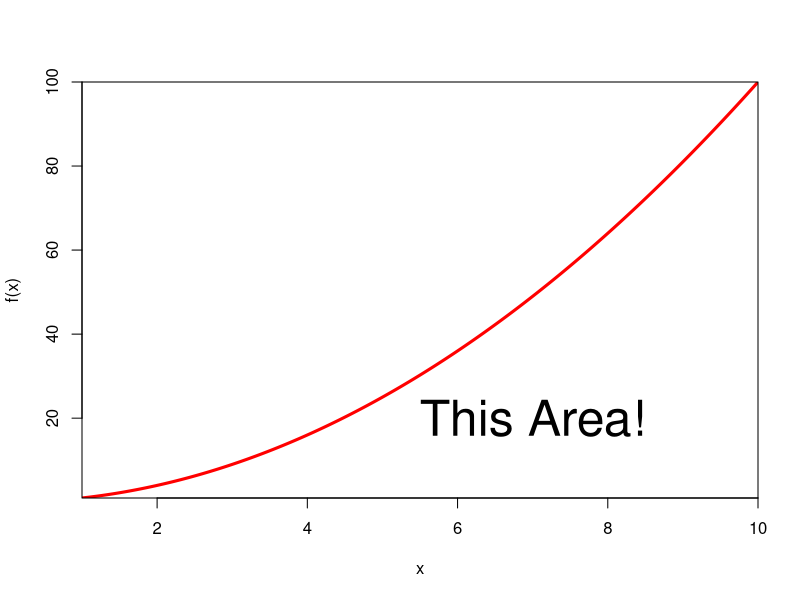
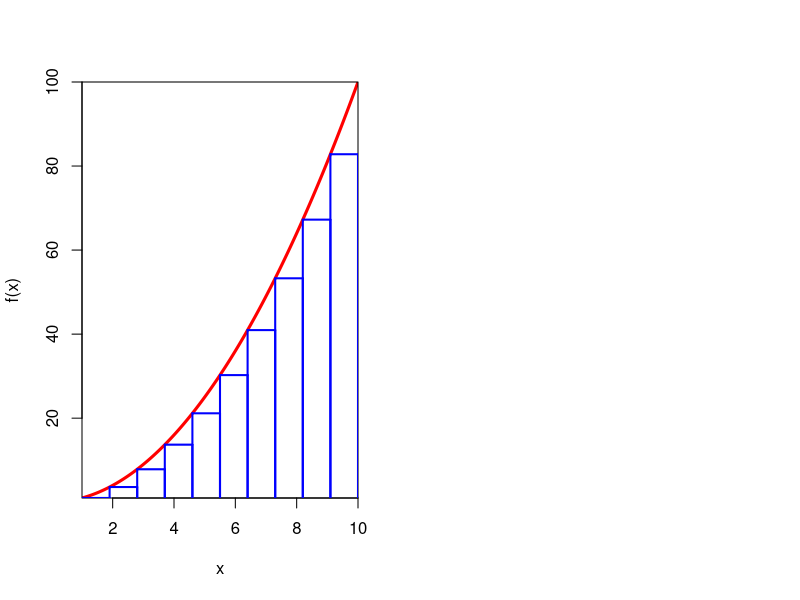
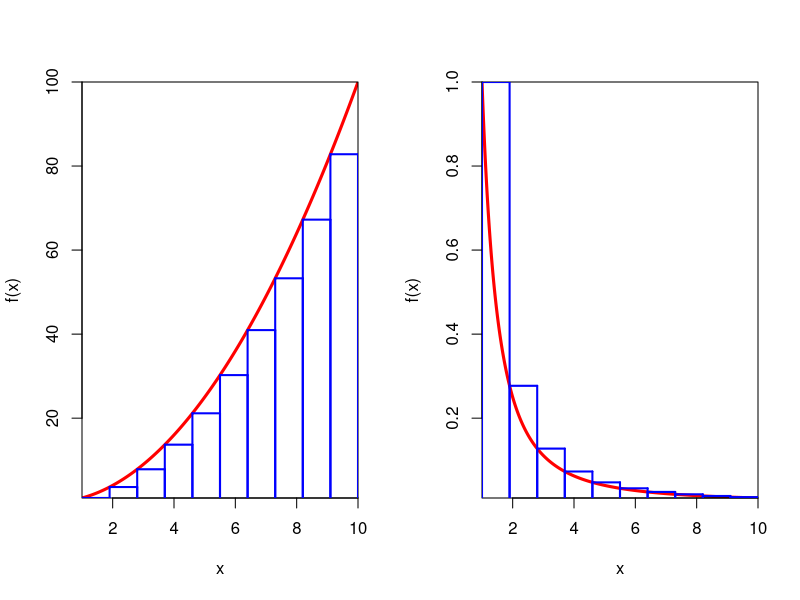
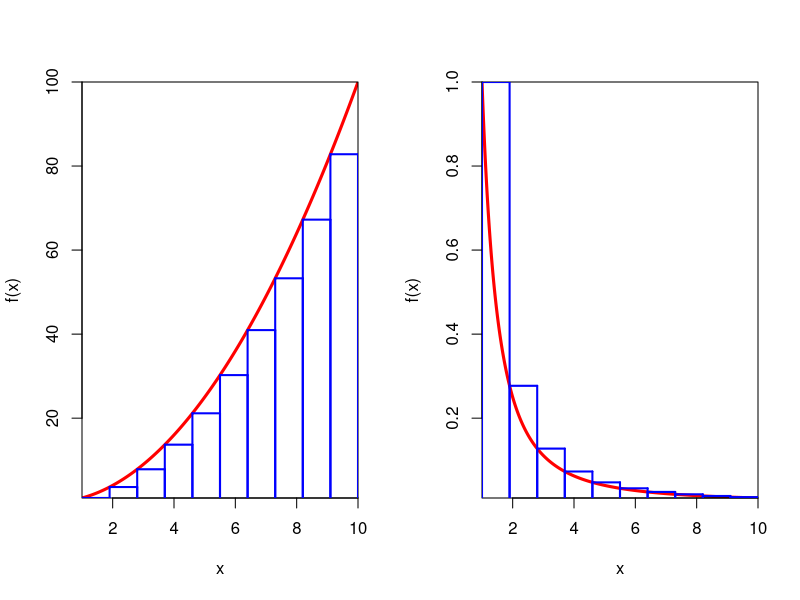
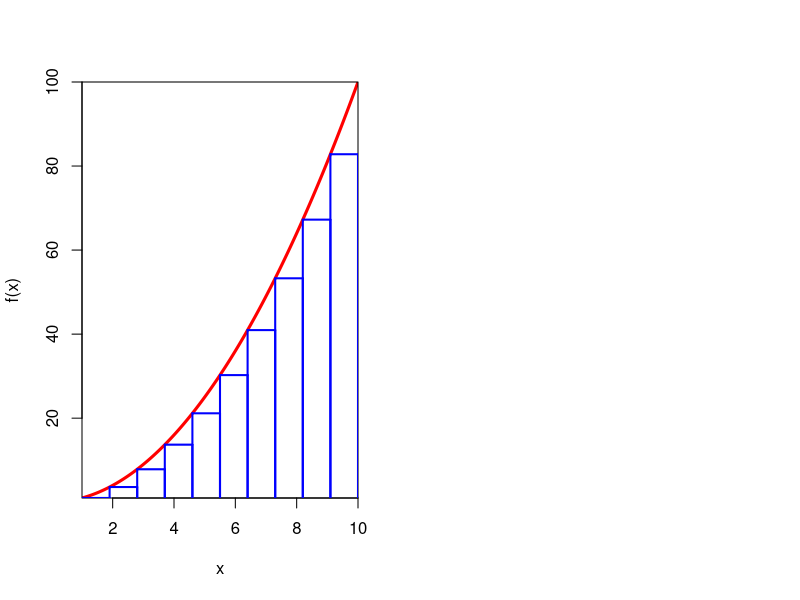
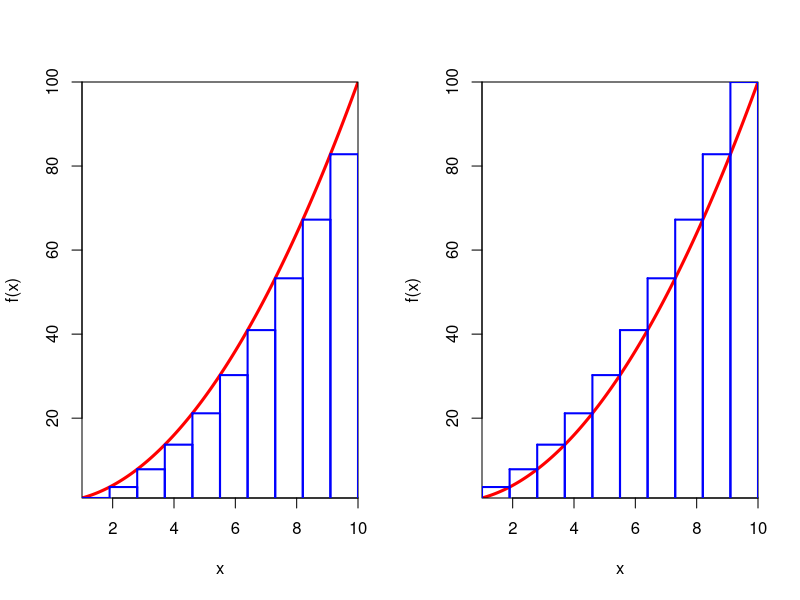
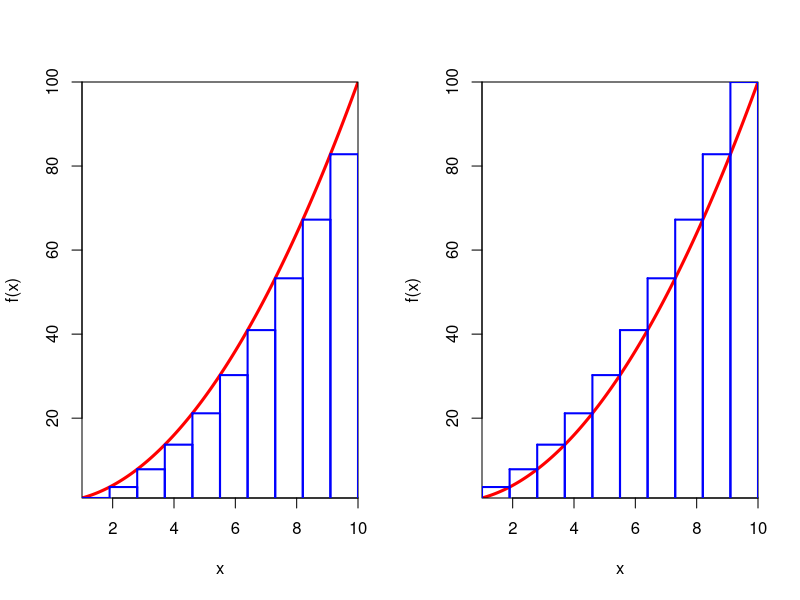
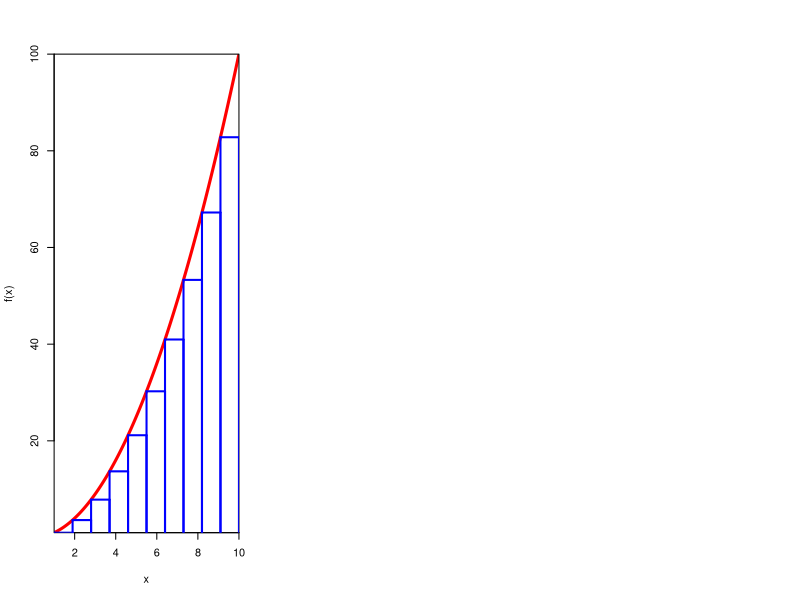

Here is the R script that generated these plots, in order:
## ---- chunk 1

plotRect <- function (range, f, numrect, type=c('Left-Hand Sum', 'Right-Hand Sum')){
    lh = min(range)
    rh = max(range)
    delta = (rh-lh)/numrect
    newrange = seq(lh, rh, .001)
    plot(newrange, f(newrange), type='l', lwd=3, col='red', yaxs='i', xaxs='i',
         xlab='x', ylab='f(x)')
    
    if (numrect==0) {return(recordPlot())}
    
    for (i in 1:numrect){
        # Set x and y values
        left <- lh + (i-1) * delta
        right <- lh + i * delta
        x <- seq(left, left + delta, .001)
        if (type=='Left-Hand Sum') height=f(left)
        else if (type=='Right-Hand Sum') height=f(right)
        # Draw the tops of the rectangles
        points(x, rep(height, length=length(x)), type='l', col='blue', lwd=2)
        # Draw the vertical edges
        points(c(left, left), c(0, height),type='l', col='blue', lwd=2)
        points(c(right, right), c(0, height),type='l', col='blue', lwd=2)
    }
    recordPlot()
}
## ---- chunk 2
z <-  plotRect(1:10, function(x){x^2}, 0, 'Left-Hand Sum')
#replayPlot(z)
text(7,20, labels="This Area!", cex=3)
## ---- chunk 3
par(mfcol=c(1,2))
plotRect(1:10, function(x){x^2}, 10, 'Left-Hand Sum')
plotRect(1:10, function(x){1/x^2}, 10, 'Left-Hand Sum')

## ---- chunk 4
par(mfcol=c(1,2))
plotRect(1:10, function(x){x^2}, 10, 'Left-Hand Sum')
plotRect(1:10, function(x){x^2}, 10, 'Right-Hand Sum')

## ---- chunk 5
par(mfcol=c(1,3))
plotRect(1:10, function(x){x^2}, 10, 'Left-Hand Sum')
plotRect(1:10, function(x){x^2}, 20, 'Left-Hand Sum')
plotRect(1:10, function(x){x^2}, 100, 'Left-Hand Sum')

